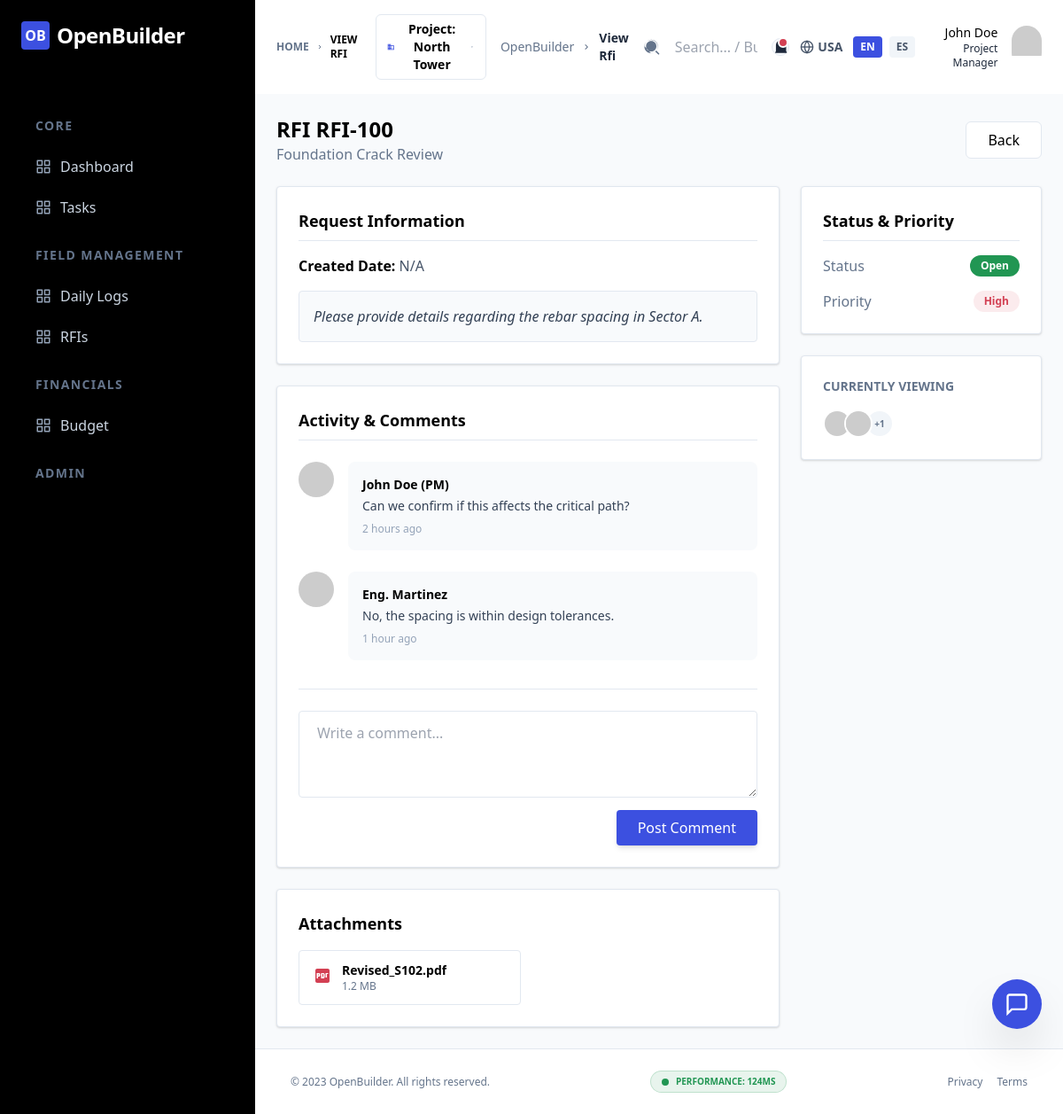
/?page=view_rfi&id=2&lang=en, run on the app's committed database.
### tables this page shows
CREATE TABLE rfis (
            id INTEGER PRIMARY KEY AUTOINCREMENT,
            ref_number TEXT NOT NULL,
            subject TEXT NOT NULL,
            status TEXT NOT NULL DEFAULT 'Open',
            priority TEXT NOT NULL DEFAULT 'Medium',
            due_date TEXT NOT NULL
        );

### src/app.php (called while the page is built, shortened)
<?php
$lang = $_GET['lang'] ?? 'en';

### templates/view_rfi.php (the view, shortened to what this page needs)
<?php
$rfi = null;
if (isset($_GET['id'])) {
    $stmt = $pdo->prepare("SELECT * FROM rfis WHERE id = :id");
    $stmt->execute([':id' => $_GET['id']]);
    $rfi = $stmt->fetch(PDO::FETCH_ASSOC);
}
function get_priority_color($p) {
    switch ($p) {
        case 'High': return 'text-danger bg-danger bg-opacity-10';
    }
}
?>
<?php if ($rfi): ?>
<div class="mb-6 flex flex-col gap-3 sm:flex-row sm:items-center sm:justify-between">
    <div>
        <h2 class="text-2xl font-bold text-black">RFI <?php echo htmlspecialchars($rfi['ref_number']); ?></h2>
        <p class="text-slate-500"><?php echo htmlspecialchars($rfi['subject']); ?></p>
    </div>
    <div class="flex gap-3">
        <a href="?page=rfis&lang=<?php echo $lang; ?>" class="inline-flex items-center justify-center rounded-md border border-stroke bg-white py-2 px-6 text-center font-medium text-black hover:shadow-md transition-all">
            <?php echo $lang === 'es' ? 'Volver' : 'Back'; ?>
        </a>
    </div>
</div>
<div class="grid grid-cols-1 gap-6 lg:grid-cols-3">
    <div class="lg:col-span-2 space-y-6">
        <div class="card">
            <h3 class="text-lg font-bold text-black mb-4 border-b border-stroke pb-2"><?php echo $lang === 'es' ? 'Información de la Solicitud' : 'Request Information'; ?></h3>
            <div class="space-y-4">
                <p class="text-slate-600">
                    <span class="font-bold text-black"><?php echo $lang === 'es' ? 'Fecha de Creación:' : 'Created Date:'; ?></span>
                    <?php echo ($rfi['created_at'] ?? "N/A"); ?>
                </p>
                <div class="p-4 bg-slate-50 rounded border border-stroke italic text-slate-700">
                    <?php echo $lang === 'es' ? 'Por favor proporcione detalles sobre el espaciado de las varillas en el Sector A.' : 'Please provide details regarding the rebar spacing in Sector A.'; ?>
                </div>
            </div>
        </div>
        <div class="card">
            <h3 class="text-lg font-bold text-black mb-6 border-b border-stroke pb-2"><?php echo $lang === 'es' ? 'Actividad y Comentarios' : 'Activity & Comments'; ?></h3>
            <div class="space-y-6">
                <div class="flex gap-4">
                    <span class="h-10 w-10 rounded-full overflow-hidden flex-shrink-0">
                        <img src="https://ui-avatars.com/api/?name=PM&background=3C50E0&color=fff" alt="User">
                    </span>
                    <div class="flex-1 bg-slate-50 p-4 rounded-lg relative">
                        <p class="text-sm font-bold text-black mb-1">John Doe (PM)</p>
                        <p class="text-sm text-slate-700"><?php echo $lang === 'es' ? '¿Podemos confirmar si esto afecta la ruta crítica?' : 'Can we confirm if this affects the critical path?'; ?></p>
                        <span class="text-xs text-slate-400 mt-2 block">2 hours ago</span>
                    </div>
                </div>
                <div class="flex gap-4">
                    <span class="h-10 w-10 rounded-full overflow-hidden flex-shrink-0">
                        <img src="https://ui-avatars.com/api/?name=Eng&background=10B981&color=fff" alt="User">
                    </span>
                    <div class="flex-1 bg-slate-50 p-4 rounded-lg">
                        <p class="text-sm font-bold text-black mb-1">Eng. Martinez</p>
                        <p class="text-sm text-slate-700"><?php echo $lang === 'es' ? 'No, el espaciado está dentro de las tolerancias de diseño.' : 'No, the spacing is within design tolerances.'; ?></p>
                        <span class="text-xs text-slate-400 mt-2 block">1 hour ago</span>
                    </div>
                </div>
            </div>
            <div class="mt-8 pt-6 border-t border-stroke">
                <textarea rows="3" placeholder="<?php echo $lang === 'es' ? 'Escribe un comentario...' : 'Write a comment...'; ?>" class="w-full rounded border-[1.5px] border-stroke bg-transparent py-3 px-5 font-medium outline-none transition focus:border-primary active:border-primary"></textarea>
                <div class="mt-2 flex justify-end">
                    <button class="rounded bg-primary py-2 px-6 font-medium text-white hover:bg-opacity-90 shadow-md transition-all">
                        <?php echo $lang === 'es' ? 'Enviar' : 'Post Comment'; ?>
                    </button>
                </div>
            </div>
        </div>
        <div class="card">
            <h3 class="text-lg font-bold text-black mb-4"><?php echo $lang === 'es' ? 'Archivos Adjuntos' : 'Attachments'; ?></h3>
            <div class="grid grid-cols-2 gap-4">
                <div onclick="window.modals['preview-modal'].open()" class="flex items-center gap-3 p-3 border border-stroke rounded hover:bg-slate-50 cursor-pointer transition-all hover:scale-[1.02]">
                    <div class="overflow-hidden">
                        <p class="text-sm font-bold text-black truncate">Revised_S102.pdf</p>
                        <p class="text-xs text-slate-500">1.2 MB</p>
                    </div>
                </div>
            </div>
        </div>
    </div>
    <div class="space-y-6">
        <div class="card">
            <h3 class="text-lg font-bold text-black mb-4 border-b border-stroke pb-2"><?php echo $lang === 'es' ? 'Estado y Prioridad' : 'Status & Priority'; ?></h3>
            <div class="space-y-4">
                <div class="flex items-center justify-between">
                    <span class="text-slate-500 font-medium"><?php echo $lang === 'es' ? 'Estado' : 'Status'; ?></span>
                    <span class="inline-flex rounded-full py-1 px-3 text-xs font-bold bg-success text-white">
                        <?php echo htmlspecialchars($rfi['status']); ?>
                    </span>
                </div>
                <div class="flex items-center justify-between">
                    <span class="text-slate-500 font-medium"><?php echo $lang === 'es' ? 'Prioridad' : 'Priority'; ?></span>
                    <span class="inline-flex rounded-full py-1 px-3 text-xs font-bold <?php echo get_priority_color($rfi['priority']); ?>">
                        <?php echo htmlspecialchars($rfi['priority']); ?>
                    </span>
                </div>
            </div>
        </div>
        <div class="card">
            <h3 class="text-sm font-bold text-slate-500 uppercase mb-4"><?php echo $lang === 'es' ? 'Viendo Ahora' : 'Currently Viewing'; ?></h3>
            <div class="flex -space-x-2">
                <img src="https://ui-avatars.com/api/?name=JD&background=3C50E0&color=fff" class="h-8 w-8 rounded-full border-2 border-white" data-tooltip="John Doe (PM)">
                <img src="https://ui-avatars.com/api/?name=JS&background=10B981&color=fff" class="h-8 w-8 rounded-full border-2 border-white" data-tooltip="Jane Smith (Arch)">
                <div class="h-8 w-8 rounded-full bg-slate-100 border-2 border-white flex items-center justify-center text-[10px] font-bold text-slate-500">+1</div>
            </div>
        </div>
    </div>
</div>
<?php endif; ?>

### public/css/variables.css (style rules this page uses)
:root { --color-primary: hsl(231, 74%, 56%); --color-primary-dark: hsl(231, 74%, 46%); --color-danger-light: hsl(0, 75%, 96%); --bg-body: hsl(210, 20%, 98%); --bg-card: hsl(0, 0%, 100%); --text-main: hsl(210, 20%, 15%); --text-muted: hsl(210, 10%, 45%); }
:root { --primary: hsl(230, 70%, 55%); --primary-dark: hsl(230, 70%, 45%); --secondary: hsl(200, 15%, 43%); --accent: hsl(35, 90%, 55%); --success: hsl(150, 60%, 45%); --warning: hsl(35, 90%, 55%); --danger: hsl(0, 75%, 60%); --color-success: hsl(145, 63%, 36%); --color-warning: hsl(28, 87%, 62%); --color-danger: hsl(352, 63%, 54%); --color-body-bg: hsl(210, 40%, 96%); --color-text-main: hsl(215, 25%, 27%); --color-text-muted: hsl(215, 16%, 47%); --color-stroke: hsl(214, 32%, 91%); --color-white: hsl(0, 0%, 100%); --color-black: hsl(222, 47%, 11%); --glass-bg: hsla(0, 0%, 100%, 0.7); --glass-border: hsla(0, 0%, 100%, 0.3); --glass-blur: 10px; --space-1: 0.25rem; --space-2: 0.5rem; --space-3: 0.75rem; --space-4: 1rem; --space-6: 1.5rem; --space-8: 2rem; --space-10: 2.5rem; --shadow-sm: 0 1px 2px 0 rgba(0, 0, 0, 0.05); --shadow-default: 0 1px 3px 0 rgba(0, 0, 0, 0.1), 0 1px 2px 0 rgba(0, 0, 0, 0.06); --shadow-md: 0 4px 6px -1px rgba(0, 0, 0, 0.1), 0 2px 4px -1px rgba(0, 0, 0, 0.06); }

### public/css/base.css (style rules this page uses)
* { margin: 0; padding: 0; box-sizing: border-box; }
body { background-color: var(--color-body-bg); color: var(--color-text-main); font-family: 'Inter', -apple-system, BlinkMacSystemFont, "Segoe UI", Roboto, sans-serif; line-height: 1.5; }
h1, h2, h3, h4, h5, h6 { color: var(--color-black); font-weight: 700; }
a { color: var(--color-primary); text-decoration: none; transition: color 0.3s ease; }
.card { background: var(--color-white); border: 1px solid var(--color-stroke); border-radius: var(--space-1); padding: var(--space-6); box-shadow: var(--shadow-default); }
[data-tooltip] { position: relative; cursor: help; }
[data-tooltip]::after { content: attr(data-tooltip); position: absolute; bottom: 125%; left: 50%; transform: translateX(-50%); background: var(--black); color: white; padding: 4px 8px; border-radius: 4px; font-size: 11px; white-space: nowrap; opacity: 0; pointer-events: none; transition: opacity 0.2s; z-index: 1000; }

### data on the page
rfis: ref_number "RFI-100", subject "Foundation Crack Review", status "Open", priority "High"

### other printed values
$group['group_en'] "CORE"
$item['name_en'] "Dashboard"
$item['name_en'] "Tasks"
$group['group_en'] "FIELD MANAGEMENT"
$item['name_en'] "Daily Logs"
$item['name_en'] "RFIs"
$group['group_en'] "FINANCIALS"
$item['name_en'] "Budget"
$group['group_en'] "ADMIN"
str_replace('_', ' ', $page) "VIEW RFI"
$page_titles[$page][$lang] "View Rfi"
$region "USA"
$rfi['created_at'] "N/A"
